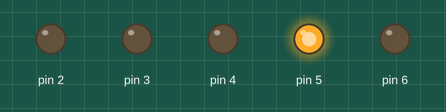
The sketch below on a simulated Arduino Uno, built with avr-gcc and run on an emulated ATmega328P. Parts: output pins drawn as LEDs (lit = HIGH).

Above: at 0.05 s.
At 0.25 s:
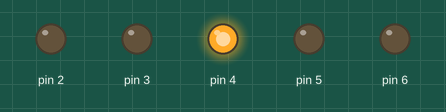
At 0.75 s:
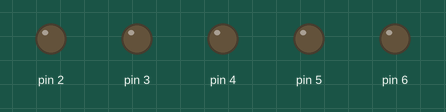
At 1.45 s:
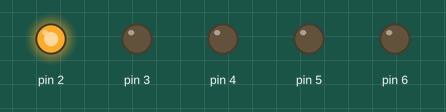
At 2.85 s:
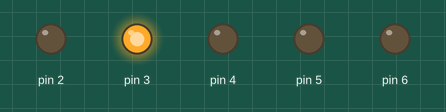
Timing chart, 0 to 3.1 s (numbered marks = the images above):
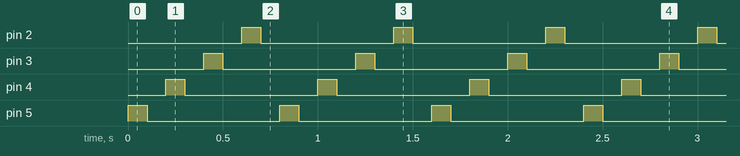

Measured:
- by itself, pin 2–5: alternates HIGH for 0.10 s and LOW for 0.70 s

The sketch:

Forloop.ino
```cpp
// Project 2 - Repeating with for Loops
int d = 100;

void setup()
{
   pinMode(2, OUTPUT);
   pinMode(3, OUTPUT);
   pinMode(4, OUTPUT);
   pinMode(5, OUTPUT);
   pinMode(6, OUTPUT);
}

void loop()
{
   for ( int a = 5; a > 1 ; a-- )
   {
       digitalWrite(a, HIGH);
       delay(d);
       digitalWrite(a, LOW);
       delay(d);
   }
}
```
